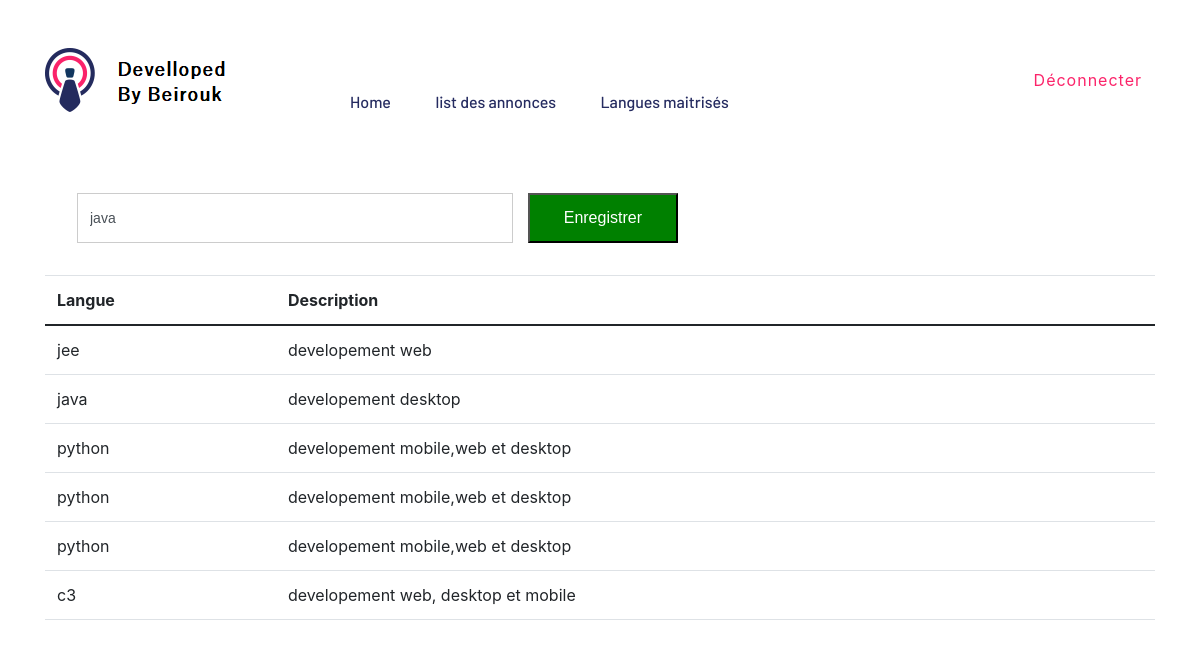
Page /languesmaitrise/ (signed in) on the committed database.
### myappdjf/models.py (models this page shows, shortened)
class LangueMaitrise(models.Model):
    c_emploi = models.ForeignKey(C_emploi, on_delete=models.CASCADE)
    langue = models.ForeignKey(Langue, default="",on_delete=models.CASCADE)

class Langue(models.Model):
    nom = models.CharField(max_length=100, default="", editable=False)
    description = models.TextField(max_length=400, default="", editable=False)

### myappdjf/views.py (the view, shortened to what this page needs)
# urls.py: path("languesmaitrise/", views.languesmaitrise, name="languesmaitrise"),
def languesmaitrise(request):
    c_emploi = C_emploi.objects.get(user=request.user)
    langues = LangueMaitrise.objects.filter(c_emploi=c_emploi)
    lang = Langue.objects.all()
    return render(request, "languesmaitrise.html", {'langues':langues, 'lang':lang})

### myappdjf/templates/languesmaitrise.html (shortened to what this page needs)
{% extends 'user_navbar.html' %}
{% block body %}
<div class="container">
    <section class="search-sec">
        <div class="container">
            <form  action="" method="POST" novalidate="novalidate">
                <div class="row">
                    <div class="col-lg-12">
                        <div class="row">
                            <div class="col-lg-5 col-md-3 col-sm-12 p-0">
                                <select name="idid" class="form-control search-slt" >
                                    {% for ll in lang%}
                                    <option value="{{ll.id}}">{{ll.nom}}</option>
                                    {% endfor %}
                                </select>
                            </div>
                            <div class="col-lg-2 col-md-4 ">
                                <button type="submit" value="Submit" style="background-color:green; height:50px; width:150px">Enregistrer</button>
                            </div>
                        </div>
                    </div>
                </div>
            </form>
        </div>
        </section>
    <table class="table table-hover" >
        <thead>
            <tr>
                <th>Langue</th>
                <th>Description</th>
            </tr>
        </thead>
        <tbody>
            {% for l in langues %}
            <tr>
                <td>{{l.langue.nom}}</td>
                <td>{{l.langue.description}}</td>
            </tr>
            {% endfor %}
        </tbody>
    </table>
</div>
{% endblock %}

### myappdjf/static/fs/css/main.css (style rules this page uses)
html { line-height: 1.15; -ms-text-size-adjust: 100%; -webkit-text-size-adjust: 100%; }
body { margin: 0; }
article, aside, footer, header, nav, section { display: block; }
button, input, optgroup, select, textarea { font-family: sans-serif; font-size: 100%; line-height: 1.15; margin: 0; }
button, input { overflow: visible; }
button, select { text-transform: none; }
button, html [type="button"], [type="reset"], [type="submit"] { -webkit-appearance: button; }
html { height: 100%; }
* { box-sizing: border-box; }

### myappdjf/static/fs/css/rechercher.css (style rules this page uses)
.search-sec { padding: 2rem; }
.search-slt { display: block; width: 100%; font-size: 0.875rem; line-height: 1.5; background-color: #fff; background-image: none; border: 1px solid #ccc; height: calc(3rem + 2px) !important; border-radius:0; }

### rows in the picture
LangueMaitrise: langue.nom "jee", langue.description "developement web"
LangueMaitrise: langue.nom "java", langue.description "developement desktop"
LangueMaitrise: langue.nom "python", langue.description "developement mobile,web et desktop"
LangueMaitrise: langue.nom "python", langue.description "developement mobile,web et desktop"
LangueMaitrise: langue.nom "python", langue.description "developement mobile,web et desktop"
LangueMaitrise: langue.nom "c3", langue.description "developement web, desktop et mobile"

### other values in the picture
form field idid "java"
